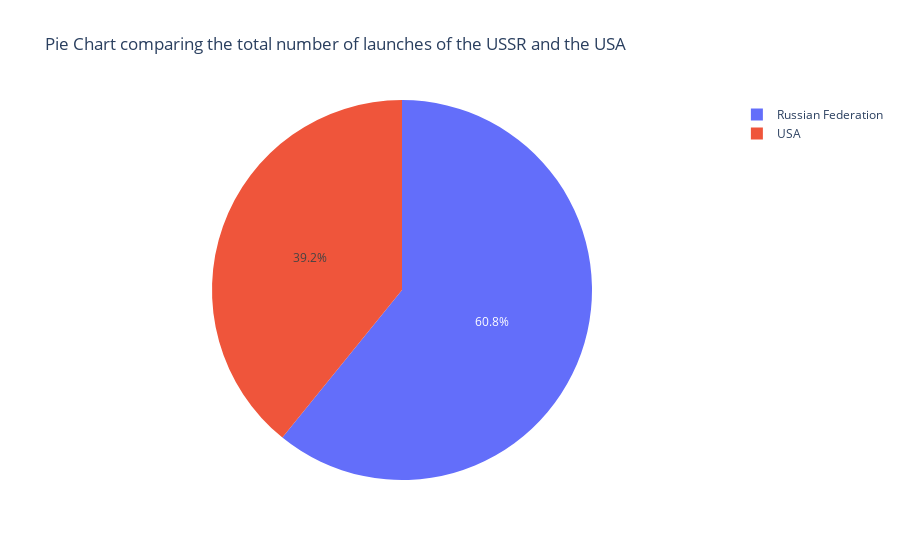

Notebook cell for this chart:
### Code cell
pie = px.pie(
    names=ussr_vs_usa.index, 
    values=ussr_vs_usa.values, 
    title='Pie Chart comparing the total number of launches of the USSR and the USA')
pie.show()

### Figure 1 — Plotly figure (JSON) as saved in the notebook; plotly's stock layout.template omitted (floating-point values rounded to 4 significant figures)
{"data": [{"domain": {"x": [0, 1], "y": [0, 1]}, "hovertemplate": "label=%{label}<br>value=%{value}<extra></extra>", "labels": ["Russian Federation", "USA"], "legendgroup": "", "name": "", "showlegend": true, "type": "pie", "values": [2099, 1351]}], "layout": {"legend": {"tracegroupgap": 0}, "title": {"text": "Pie Chart comparing the total number of launches of the USSR and the USA"}}}
